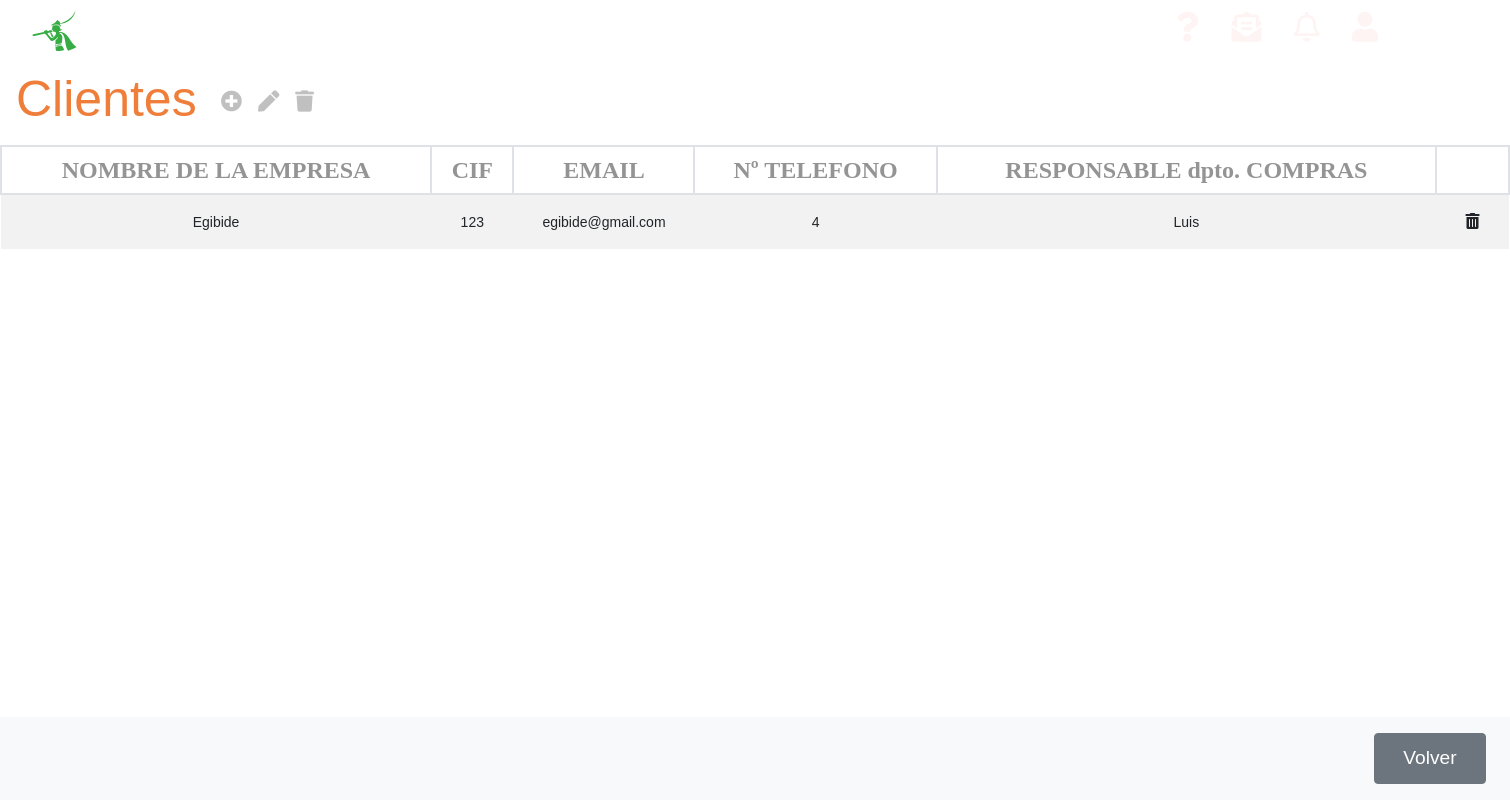
The page /appEntrega/clientes/ on the database as committed earlier.
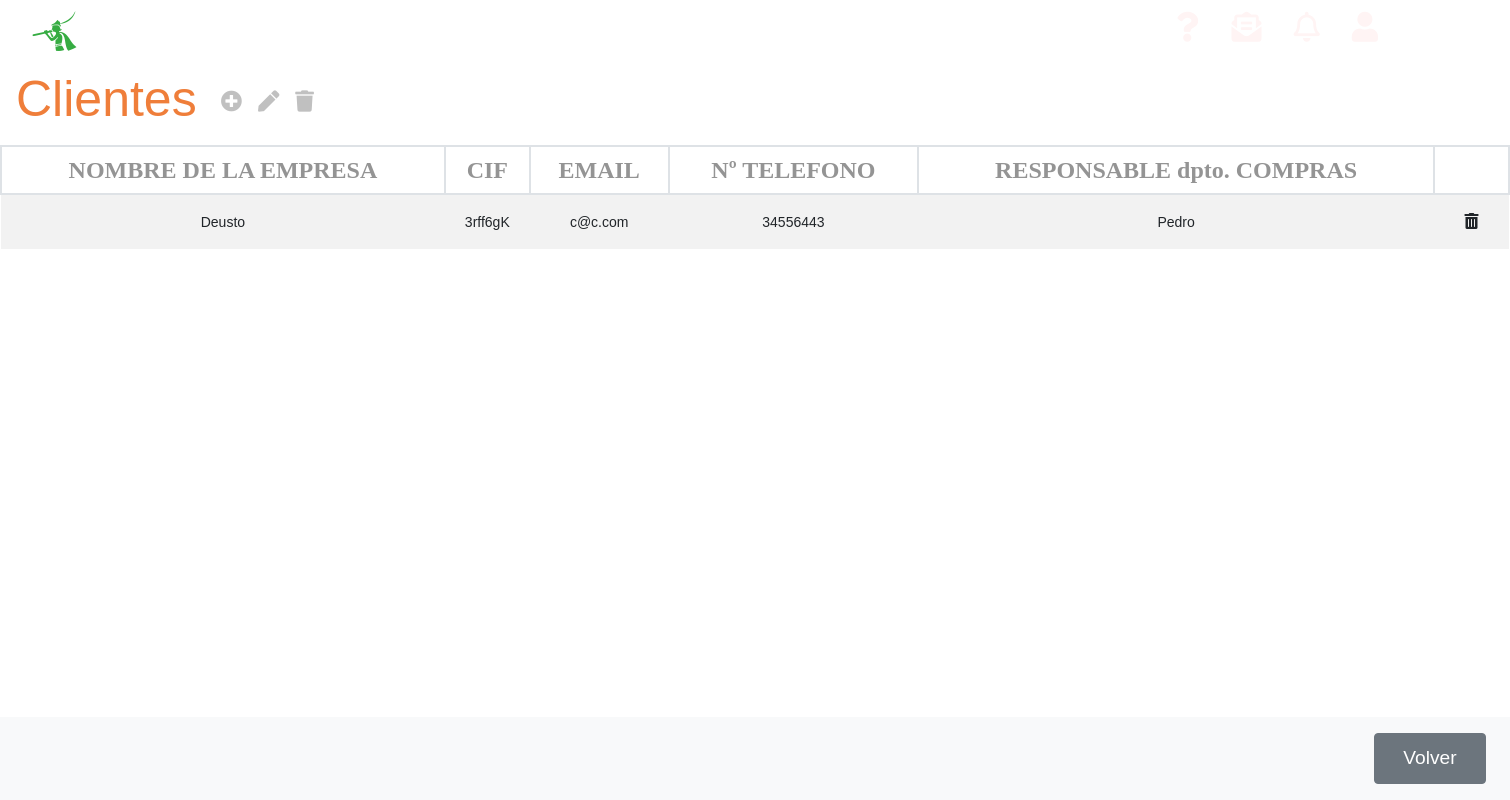
The same page on the database as committed later.
### appEntrega/models.py (models this page shows, shortened)
class Cliente(models.Model):
    cif = models.CharField(max_length=12, primary_key=True)
    nombre_empresa = models.CharField(max_length=40)
    email = models.EmailField(max_length=254)
    telefono = models.IntegerField(unique=True)
    nombre_cliente = models.CharField(max_length=20)

### appEntrega/views.py (the view)
# urls.py: path('clientes/', ClienteListView.as_view(), name='listaCliente'),
class ClienteListView(ListView):
    model = Cliente
    template_name = 'listaClientes.html'
    context_object_name = 'lista_clientes'

### appEntrega/templates/listaClientes.html (shortened to what this page needs)
{% extends 'base.html' %}
{% block content %}
<div class="">
    <nav class="navbar navbar-light table-navbar">
        <h2 class="orange-color">Clientes</h2>
        <ul class="navbar-nav mr-auto flex-row">
            <li class="nav-item m-0 ml-3">
                <i class="fas fa-plus-circle fa-lg c-grey"
                    onclick="location.href='http://127.0.0.1:8000/appEntrega/clientes/nuevo/'"></i>
            </li>
            <li class="nav-item m-0">
                <i class="fas fa-pen fa-lg c-grey"
                    onclick="location.href='http://127.0.0.1:8000/appEntrega/clientes/{{cliente.pk}}/editar'"></i>
            </li>
            <li class="nav-item m-0">
                <i class="fas fa-trash fa-lg c-grey"
                    onclick="location.href='http://127.0.0.1:8000/appEntrega/clientes/{{cliente.pk}}/borrar'"></i>
            </li>
        </ul>
    </nav>
</div>
<div class="row">
    <div class="col-md-12">
        <table class="table-deustronic table table-striped table-hover">
            <thead>
                <tr>
                    <th>NOMBRE DE LA EMPRESA</th>
                    <th>CIF</th>
                    <th>EMAIL</th>
                    <th>Nº TELEFONO</th>
                    <th>RESPONSABLE dpto. COMPRAS</th>
                    <th></th>
                </tr>
            </thead>
            <tbody>
                {% if lista_clientes %}
                {% for cliente in lista_clientes %}
                <tr>
                    <td>{{cliente.nombre_empresa}}</td>
                    <td>{{cliente.cif}}</td>
                    <td>{{cliente.email}}</td>
                    <td>{{cliente.telefono}}</td>
                    <td>{{cliente.nombre_cliente}}</td>
                    <td><button class="btn"
                            onclick="location.href='http://127.0.0.1:8000/appEntrega/clientes/{{cliente.pk}}/delete/'"><i
                                class="fas fa-trash-alt"></i></button></td>
                </tr>
                {% endfor %}
                {% endif %}
            </tbody>
        </table>
    </div>
</div>
<nav class="navbar navbar-light bg-light fixed-bottom">
    <div class="form-inline ml-auto">
        <button onclick="location.href='http://127.0.0.1:8000/appEntrega'" class="btn boton-nav btn-secondary m-2"
            type="button">Volver</button>
    </div>
</nav>
{% endblock %}

### appEntrega/templates/base.html (shortened to what this page needs)
<!DOCTYPE html>
{% load static %}
<html lang="es">
<head>
    <link rel="stylesheet" href="https://use.fontawesome.com/releases/v5.5.0/css/all.css">
    <link rel="stylesheet" type="text/css" href="{% static '/style/bootstrap.css' %}">
    <link rel="stylesheet" type="text/css" href="{% static '/style/styles.css' %}">
    <link rel="stylesheet" type="text/css" href="{% static '/style/index.css' %}">
    <link rel="stylesheet" type="text/css" href="{% static '/style/table.css' %}">
    <link rel="stylesheet" type="text/css" href="{% static '/style/productos.css' %}">
    <link rel="stylesheet" type="text/css" href="{% static '/style/header.css' %}">
    <link rel="stylesheet" type="text/css" href="{% static '/style/forms.css' %}">
    <link rel="stylesheet" type="text/css" href="{% static '/style/modal.css' %}">
</head>
<header class="cabeceraPortada">
    <div class="container-header row justify-content-between align-items-center my-2">
        <div class="col-3 d-flex align-items-center">
            <i class="fab fa-pied-piper-alt logo_empresa"></i>
            <h1><a class="tituloenlaceP1" href="http://127.0.0.1:8000/appEntrega/"> DEUSTRONIC
                </a></h1>
        </div>
        <nav>
            <ul class="col-8 d-flex">
                <li><a class="a" href=""><i class="fas fa-question"></i></a></li>
                <li><a class="a" href=""><i class="fas fa-envelope-open-text"></i></a></li>
                <li><a class="a" href=""><i class="far fa-bell"></i></a></li>
                <li><a class="a" href=""><i class="fas fa-user"></i></a></li>
            </ul>
        </nav>
    </div>
</header>
<div class="wrapper">
    {% block content %}
    {% endblock %}
</div>
<body>
</body>
</html>

### appEntrega/static/style/styles.css (style rules this page uses)
.orange-color, .orange-color:hover { color: rgb(239, 126, 58) !important; font-weight: 100 !important; }
* { font-family: 'FiraSans-Regular', sans-serif; }
html { overflow-x: hidden; overflow-y: overlay; }
html, body { height: 100%; }
body { margin: 0; }
i { cursor: pointer !important; }
ul { padding: 0 !important; }

### appEntrega/static/style/table.css (style rules this page uses)
table { overflow: scroll; }
table td { vertical-align: middle !important; }
.table-deustronic th { color: #949494; font-weight: bold; font-size: 1.5rem; padding: 5px 10px; border: 2px solid #dee2e6; font-family: FiraSans-Regular, Calibri, Verdana; text-align: center !important; }
.table-deustronic td { font-size: 14px; padding: 0.5rem; text-align: center !important; cursor: pointer !important; }
.table-navbar { position: sticky; background-color: white; z-index: 1; top: 0; width: 100%; }

### appEntrega/static/style/productos.css (style rules this page uses)
.navbar-nav .nav-item { padding: 0 .5rem; }
.c-grey { color: silver !important; }
.boton-nav { width: 7rem; height: 3.2rem !important; color: white !important; font-weight: 400; font-size: 1.2rem; text-decoration: none; outline-style: none; }

### appEntrega/static/style/header.css (style rules this page uses)
header.cabeceraPortada { background-image: url(https://img.freepik.com/free-vector/blue-copy-space-digital-background_23-2148821698.jpg?size=626&ext=jpg); background-repeat: no-repeat; background-size: 100% 100%; width: 1500px; overflow: hidden; }
.tituloenlaceP1 { color: rgb(255, 255, 255); font-size: 25px; font-family: 'Trebuchet MS', 'Lucida Sans Unicode', 'Lucida Grande', 'Lucida Sans', Arial, sans-serif; margin-left: 25px; top: -30px; text-decoration: none; overflow-y: hidden; }
h2 { padding: 0px; color: #1c3d79; font-size: 50px; font-family: 'Franklin Gothic Medium', 'Arial Narrow', Arial, sans-serif }
.a { text-decoration: none; font-family: 'Courier New', Courier, monospace; font-size: 30px; color: #fff4f4; }
li { list-style: none; margin-right: 2rem; }
.logo_empresa { margin-left: 2rem; text-decoration: none; font-size: 40px; color: #36ac42; }
a.tituloenlaceP1 { text-decoration: none; font-family: Georgia, 'Times New Roman', Times, serif; font-size: 30px; color: #ffffff; float: left; }
.container-header { width: 95%; }
ul { margin: 0 !important; }
h1 { margin: 0 !important; }

### appEntrega/static/style/modal.css (style rules this page uses)
:root { --lightgray: #efefef; --blue: steelblue; --white: #fff; --black: rgba(0, 0, 0, 0.8); --bounceEasing: cubic-bezier(0.51, 0.92, 0.24, 1.15); }
* { padding: 0; margin: 0; }
a { color: inherit; text-decoration: none; }

Rows that differ between the two databases and show on the page:
removed Cliente: nombre_empresa "Egibide", cif "123", email "egibide@gmail.com", telefono "4", nombre_cliente "Luis"
added Cliente: nombre_empresa "Deusto", cif "3rff6gK", email "c@c.com", telefono "34556443", nombre_cliente "Pedro"
